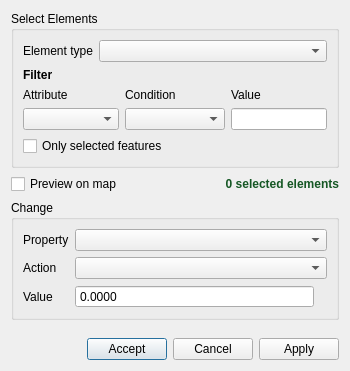
<?xml version="1.0" encoding="UTF-8"?>
<ui version="4.0">
 <class>Dialog</class>
 <widget class="QDialog" name="Dialog">
  <property name="geometry">
   <rect>
    <x>0</x>
    <y>0</y>
    <width>350</width>
    <height>371</height>
   </rect>
  </property>
  <property name="minimumSize">
   <size>
    <width>350</width>
    <height>0</height>
   </size>
  </property>
  <property name="windowTitle">
   <string>QGISRed: Edit Properties by Group</string>
  </property>
  <layout class="QGridLayout" name="rootLayout">
   <item row="0" column="0">
    <layout class="QVBoxLayout" name="verticalLayout">
     <item>
      <widget class="QGroupBox" name="gbTarget">
       <property name="title">
        <string>Select Elements</string>
       </property>
       <layout class="QGridLayout" name="targetGrid">
        <item row="0" column="0">
         <widget class="QLabel" name="lblElementType">
          <property name="text">
           <string>Element type</string>
          </property>
          <property name="buddy">
           <cstring>cbElementType</cstring>
          </property>
         </widget>
        </item>
        <item row="0" column="1">
         <widget class="QComboBox" name="cbElementType">
          <property name="sizePolicy">
           <sizepolicy hsizetype="Expanding" vsizetype="Fixed">
            <horstretch>0</horstretch>
            <verstretch>0</verstretch>
           </sizepolicy>
          </property>
         </widget>
        </item>
        <item row="2" column="0" colspan="2">
         <widget class="QLabel" name="lblFilterCaption">
          <property name="font">
           <font>
            <weight>75</weight>
            <bold>true</bold>
           </font>
          </property>
          <property name="text">
           <string>Filter</string>
          </property>
         </widget>
        </item>
        <item row="5" column="0" colspan="2">
         <widget class="QCheckBox" name="chkOnlySelected">
          <property name="text">
           <string>Only selected features</string>
          </property>
         </widget>
        </item>
        <item row="3" column="0" colspan="2">
         <layout class="QGridLayout" name="filterGrid">
          <item row="0" column="0">
           <widget class="QLabel" name="lblFilterAttribute">
            <property name="text">
             <string>Attribute</string>
            </property>
            <property name="buddy">
             <cstring>cbFilterProperty</cstring>
            </property>
           </widget>
          </item>
          <item row="0" column="1">
           <widget class="QLabel" name="lblFilterCondition">
            <property name="text">
             <string>Condition</string>
            </property>
            <property name="buddy">
             <cstring>cbFilterOperator</cstring>
            </property>
           </widget>
          </item>
          <item row="0" column="2">
           <widget class="QLabel" name="lblFilterValue">
            <property name="text">
             <string>Value</string>
            </property>
           </widget>
          </item>
          <item row="1" column="0">
           <widget class="QComboBox" name="cbFilterProperty">
            <property name="sizePolicy">
             <sizepolicy hsizetype="Expanding" vsizetype="Fixed">
              <horstretch>1</horstretch>
              <verstretch>0</verstretch>
             </sizepolicy>
            </property>
           </widget>
          </item>
          <item row="1" column="1">
           <widget class="QComboBox" name="cbFilterOperator">
            <property name="sizePolicy">
             <sizepolicy hsizetype="Expanding" vsizetype="Fixed">
              <horstretch>1</horstretch>
              <verstretch>0</verstretch>
             </sizepolicy>
            </property>
            <property name="minimumSize">
             <size>
              <width>100</width>
              <height>0</height>
             </size>
            </property>
           </widget>
          </item>
          <item row="1" column="2">
           <widget class="QLineEdit" name="leFilterValue">
            <property name="sizePolicy">
             <sizepolicy hsizetype="Expanding" vsizetype="Fixed">
              <horstretch>1</horstretch>
              <verstretch>0</verstretch>
             </sizepolicy>
            </property>
           </widget>
          </item>
         </layout>
        </item>
       </layout>
      </widget>
     </item>
     <item>
      <layout class="QHBoxLayout" name="previewLayout">
       <item>
        <widget class="QCheckBox" name="chkPreview">
         <property name="text">
          <string>Preview on map</string>
         </property>
        </widget>
       </item>
       <item>
        <spacer name="previewSpacer">
         <property name="orientation">
          <enum>Qt::Horizontal</enum>
         </property>
         <property name="sizeHint" stdset="0">
          <size>
           <width>40</width>
           <height>20</height>
          </size>
         </property>
        </spacer>
       </item>
       <item>
        <widget class="QLabel" name="lblAffectedCount">
         <property name="styleSheet">
          <string>color: #155724; font-weight: bold;</string>
         </property>
         <property name="text">
          <string>0 selected elements</string>
         </property>
         <property name="alignment">
          <set>Qt::AlignRight|Qt::AlignTrailing|Qt::AlignVCenter</set>
         </property>
        </widget>
       </item>
      </layout>
     </item>
     <item>
      <widget class="QGroupBox" name="gbAction">
       <property name="title">
        <string>Change</string>
       </property>
       <layout class="QGridLayout" name="actionGrid">
        <item row="0" column="0">
         <widget class="QLabel" name="lblProperty">
          <property name="text">
           <string>Property</string>
          </property>
          <property name="buddy">
           <cstring>cbProperty</cstring>
          </property>
         </widget>
        </item>
        <item row="0" column="1" colspan="2">
         <widget class="QComboBox" name="cbProperty">
          <property name="sizePolicy">
           <sizepolicy hsizetype="Expanding" vsizetype="Fixed">
            <horstretch>0</horstretch>
            <verstretch>0</verstretch>
           </sizepolicy>
          </property>
         </widget>
        </item>
        <item row="1" column="0">
         <widget class="QLabel" name="lblAction">
          <property name="text">
           <string>Action</string>
          </property>
          <property name="buddy">
           <cstring>cbAction</cstring>
          </property>
         </widget>
        </item>
        <item row="1" column="1" colspan="2">
         <widget class="QComboBox" name="cbAction">
          <property name="sizePolicy">
           <sizepolicy hsizetype="Expanding" vsizetype="Fixed">
            <horstretch>0</horstretch>
            <verstretch>0</verstretch>
           </sizepolicy>
          </property>
         </widget>
        </item>
        <item row="2" column="0">
         <widget class="QLabel" name="lblValue">
          <property name="text">
           <string>Value</string>
          </property>
         </widget>
        </item>
        <item row="2" column="1" colspan="2">
         <widget class="QStackedWidget" name="stackedValue">
          <property name="currentIndex">
           <number>0</number>
          </property>
          <widget class="QWidget" name="pageNumber">
           <layout class="QHBoxLayout" name="hlNumber">
            <property name="leftMargin">
             <number>0</number>
            </property>
            <property name="topMargin">
             <number>0</number>
            </property>
            <property name="rightMargin">
             <number>0</number>
            </property>
            <property name="bottomMargin">
             <number>0</number>
            </property>
            <item>
             <widget class="QDoubleSpinBox" name="sbNumber">
              <property name="sizePolicy">
               <sizepolicy hsizetype="Expanding" vsizetype="Fixed">
                <horstretch>0</horstretch>
                <verstretch>0</verstretch>
               </sizepolicy>
              </property>
              <property name="buttonSymbols">
               <enum>QAbstractSpinBox::NoButtons</enum>
              </property>
              <property name="decimals">
               <number>4</number>
              </property>
              <property name="minimum">
               <double>-999999999.000000000000000</double>
              </property>
              <property name="maximum">
               <double>999999999.000000000000000</double>
              </property>
             </widget>
            </item>
            <item>
             <widget class="QLabel" name="lblUnit">
              <property name="styleSheet">
               <string>color: #555;</string>
              </property>
              <property name="text">
               <string/>
              </property>
             </widget>
            </item>
           </layout>
          </widget>
          <widget class="QWidget" name="pageText">
           <layout class="QHBoxLayout" name="hlText">
            <property name="leftMargin">
             <number>0</number>
            </property>
            <property name="topMargin">
             <number>0</number>
            </property>
            <property name="rightMargin">
             <number>0</number>
            </property>
            <property name="bottomMargin">
             <number>0</number>
            </property>
            <item>
             <widget class="QLineEdit" name="leText"/>
            </item>
           </layout>
          </widget>
          <widget class="QWidget" name="pageEnum">
           <layout class="QHBoxLayout" name="hlEnum">
            <property name="leftMargin">
             <number>0</number>
            </property>
            <property name="topMargin">
             <number>0</number>
            </property>
            <property name="rightMargin">
             <number>0</number>
            </property>
            <property name="bottomMargin">
             <number>0</number>
            </property>
            <item>
             <widget class="QComboBox" name="cbEnum">
              <property name="sizePolicy">
               <sizepolicy hsizetype="Expanding" vsizetype="Fixed">
                <horstretch>0</horstretch>
                <verstretch>0</verstretch>
               </sizepolicy>
              </property>
             </widget>
            </item>
           </layout>
          </widget>
          <widget class="QWidget" name="pageFindReplace">
           <layout class="QHBoxLayout" name="glFindReplace">
            <property name="leftMargin">
             <number>0</number>
            </property>
            <property name="topMargin">
             <number>0</number>
            </property>
            <property name="rightMargin">
             <number>0</number>
            </property>
            <property name="bottomMargin">
             <number>0</number>
            </property>
            <item>
             <widget class="QLabel" name="lblFind">
              <property name="text">
               <string>Find</string>
              </property>
             </widget>
            </item>
            <item>
             <widget class="QLineEdit" name="leFind"/>
            </item>
            <item>
             <widget class="QLabel" name="lblReplace">
              <property name="text">
               <string>Replace with</string>
              </property>
             </widget>
            </item>
            <item>
             <widget class="QLineEdit" name="leReplace"/>
            </item>
           </layout>
          </widget>
          <widget class="QWidget" name="pageDate">
           <layout class="QHBoxLayout" name="hlDate">
            <property name="leftMargin">
             <number>0</number>
            </property>
            <property name="topMargin">
             <number>0</number>
            </property>
            <property name="rightMargin">
             <number>0</number>
            </property>
            <property name="bottomMargin">
             <number>0</number>
            </property>
            <item>
             <widget class="QComboBox" name="cbDate">
              <property name="sizePolicy">
               <sizepolicy hsizetype="Expanding" vsizetype="Fixed">
                <horstretch>0</horstretch>
                <verstretch>0</verstretch>
               </sizepolicy>
              </property>
              <property name="editable">
               <bool>true</bool>
              </property>
             </widget>
            </item>
           </layout>
          </widget>
         </widget>
        </item>
       </layout>
      </widget>
     </item>
     <item>
      <spacer name="verticalSpacer">
       <property name="orientation">
        <enum>Qt::Vertical</enum>
       </property>
       <property name="sizeHint" stdset="0">
        <size>
         <width>20</width>
         <height>0</height>
        </size>
       </property>
      </spacer>
     </item>
     <item>
      <layout class="QHBoxLayout" name="footerLayout">
       <item>
        <spacer name="horizontalSpacer">
         <property name="orientation">
          <enum>Qt::Horizontal</enum>
         </property>
         <property name="sizeHint" stdset="0">
          <size>
           <width>40</width>
           <height>20</height>
          </size>
         </property>
        </spacer>
       </item>
       <item>
        <widget class="QPushButton" name="btAccept">
         <property name="text">
          <string>Accept</string>
         </property>
        </widget>
       </item>
       <item>
        <widget class="QPushButton" name="btCancel">
         <property name="text">
          <string>Cancel</string>
         </property>
        </widget>
       </item>
       <item>
        <widget class="QPushButton" name="btApply">
         <property name="text">
          <string>Apply</string>
         </property>
        </widget>
       </item>
      </layout>
     </item>
    </layout>
   </item>
  </layout>
 </widget>
 <resources/>
 <connections/>
</ui>
